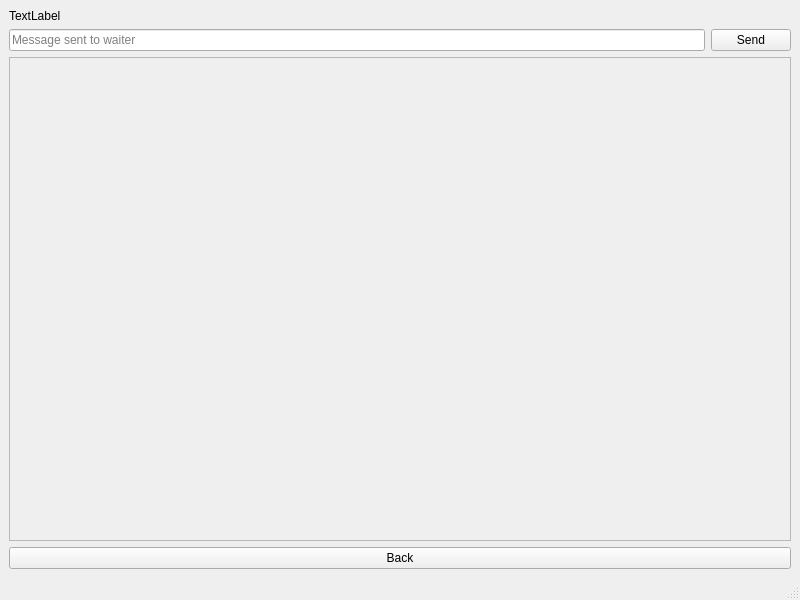
<?xml version="1.0" encoding="UTF-8"?>
<ui version="4.0">
 <class>CustomerProgress</class>
 <widget class="QMainWindow" name="CustomerProgress">
  <property name="geometry">
   <rect>
    <x>0</x>
    <y>0</y>
    <width>800</width>
    <height>600</height>
   </rect>
  </property>
  <property name="windowTitle">
   <string>MainWindow</string>
  </property>
  <widget class="QWidget" name="centralwidget">
   <layout class="QVBoxLayout" name="verticalLayout">
    <item>
     <widget class="QLabel" name="WaiterLabel">
      <property name="text">
       <string>TextLabel</string>
      </property>
     </widget>
    </item>
    <item>
     <layout class="QHBoxLayout" name="horizontalLayout">
      <item>
       <widget class="QLineEdit" name="lineEdit">
        <property name="placeholderText">
         <string>Message sent to waiter</string>
        </property>
       </widget>
      </item>
      <item>
       <widget class="QPushButton" name="SendButton">
        <property name="text">
         <string>Send</string>
        </property>
       </widget>
      </item>
     </layout>
    </item>
    <item>
     <widget class="QScrollArea" name="scrollArea">
      <property name="widgetResizable">
       <bool>true</bool>
      </property>
      <widget class="QWidget" name="scrollAreaWidgetContents">
       <property name="geometry">
        <rect>
         <x>0</x>
         <y>0</y>
         <width>776</width>
         <height>457</height>
        </rect>
       </property>
      </widget>
     </widget>
    </item>
    <item>
     <widget class="QPushButton" name="BackButton">
      <property name="text">
       <string>Back</string>
      </property>
     </widget>
    </item>
   </layout>
  </widget>
  <widget class="QStatusBar" name="statusbar"/>
 </widget>
 <resources/>
 <connections/>
</ui>
